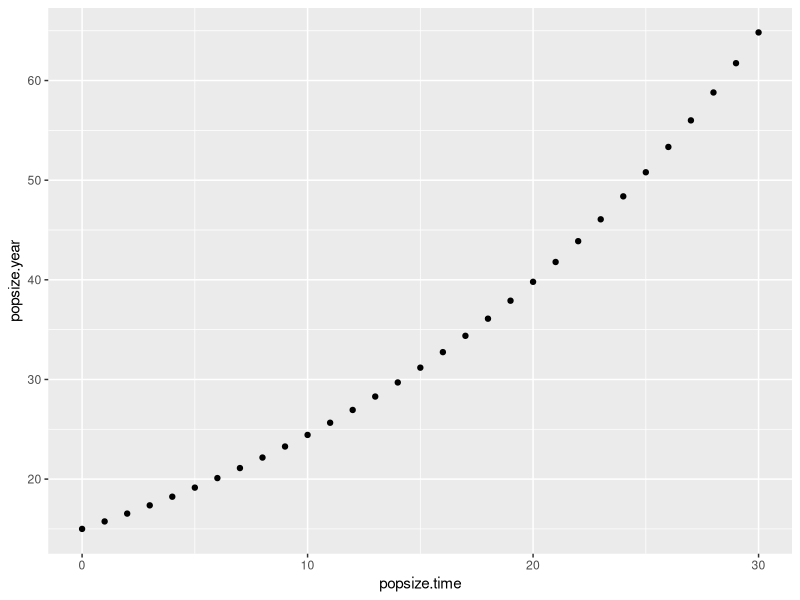
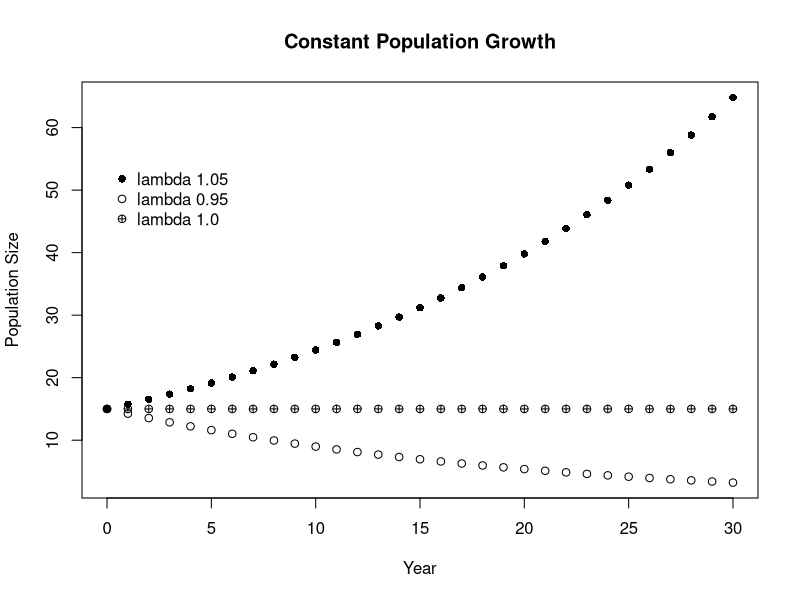
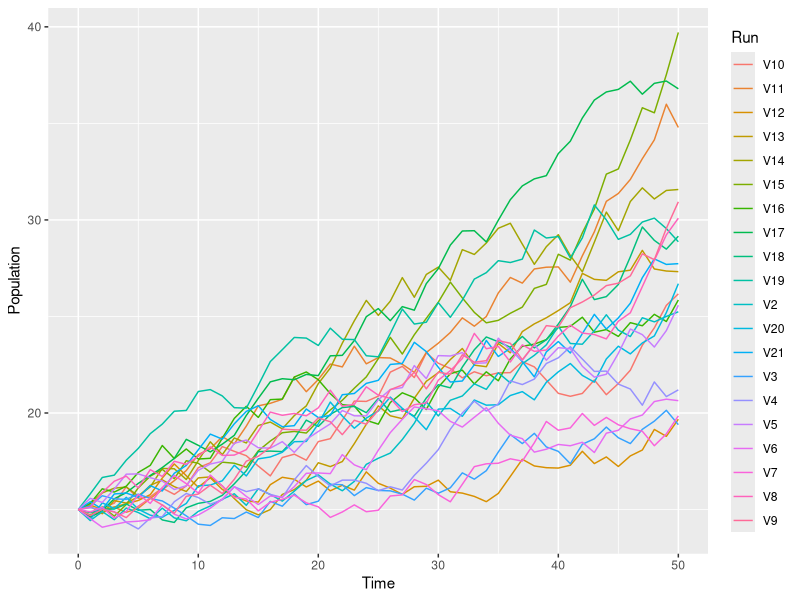
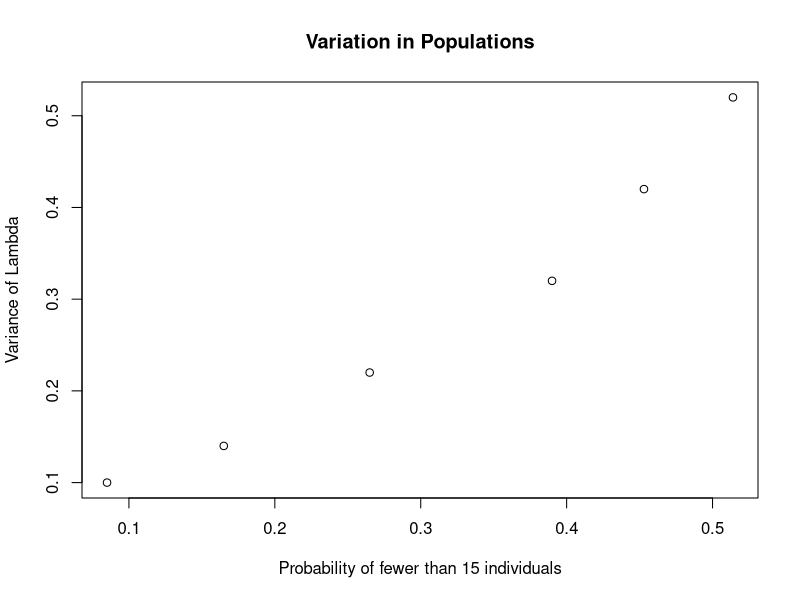

R code for these plots, in order: (Note: this script raises an error after producing the figures.)
## ---- chunk 1
library(dplyr)
library(ggplot2)
library(tidyr)
## ---- chunk 2
#2a
library(ggplot2)
time.zero<-0
end.time<-30
pop.initial<-15
lambda<-1.05
popsize.year<-numeric()
popsize.time<-numeric()
for(i in time.zero:end.time){
  popsize.year[i+1]<-pop.initial*lambda^i
  for(j in time.zero:end.time){
    popsize.time[j+1]<-time.zero+j
  }
}
newa<-cbind(popsize.time,popsize.year)
newa
qplot(popsize.time,popsize.year)

#2b
lambda.2<-0.95
popsize.year.2<-numeric()
popsize.time<-numeric()
for(i in time.zero:end.time){
  popsize.year.2[i+1]<-pop.initial*lambda.2^i
  for(j in time.zero:end.time){
    popsize.time[j+1]<-time.zero+j
  }
}
newb<-cbind(popsize.time,popsize.year,popsize.year.2)
newb

#2c
lambda.3<-1
popsize.year.3<-numeric()
popsize.time<-numeric()
for(i in time.zero:end.time){
  popsize.year.3[i+1]<-pop.initial*lambda.3^i
  for(j in time.zero:end.time){
    popsize.time[j+1]<-time.zero+j
  }
}
new<-cbind(popsize.time,popsize.year,popsize.year.2,popsize.year.3)
new

#2 discrete plot with all three lambda values
new.use<-data.frame(new)
x<-new.use$popsize.time
y<-cbind(new.use$popsize.year,new.use$popsize.year.2,new.use$popsize.year.3)
matplot(x,y,type="p",pch=c(16,1,10),col=c(1,1,1),xlab="Year",ylab="Population Size",main="Constant Population Growth")
legend(0,55,legend = c("lambda 1.05","lambda 0.95","lambda 1.0"),pch=c(16,1,10),bty = "n")
## ---- chunk 3
set.seed(320)
pop.20 <- matrix(nrow = 51, ncol = 20)
pop.20[1,] <- 15
for (j in 1:dim(pop.20)[2]){
  for (i in 2:dim(pop.20)[1]) {
    current.pop <- pop.20[i-1,j]
    pop.20[i,j] = current.pop*runif(1, min = 0.96, max = 1.06)
}
}
time.20 <- seq(0, 51, by = 1)
pop.time.20 <- data.frame(cbind(time.20, pop.20))
pop.20.gathered <- pop.time.20 %>%
  gather(Run, Population, 2:21)
colnames(pop.20.gathered) <- c("Time", "Run", "Population")

pop.20.plot <- ggplot(pop.20.gathered, aes(Time, Population, color = Run)) + 
  geom_line()
pop.20.plot
## ---- chunk 4
set.seed(3100)
pop.1000 <- matrix(nrow=51, ncol = 1000)
pop.1000[1,] <- 15
for (j in 1:dim(pop.1000)[2]){
  for (i in 2:dim(pop.1000)[1]) {
    current.pop <- pop.1000[i-1,j]
    pop.1000[i,j] = current.pop*runif(1, min = 0.96, max = 1.06)
}
}
Time2 <- seq(0, 51, by = 1)
plus.time <- cbind(Time2, pop.1000)
quantile(plus.time[51,2:1001], probs=c(0.025,0.975))
mean(plus.time[51,2:1001])
## ---- chunk 5
#4-1
sum(plus.time<15)
4314/51000
#0.085

set.seed(41)
pop.4 <- matrix(nrow=51, ncol = 1000)
pop.4[1,] <- 15
for (j in 1:dim(pop.4)[2]){
  for (i in 2:dim(pop.4)[1]) {
    current.pop.4 <- pop.4[i-1,j]
    pop.4[i,j] = current.pop.4*runif(1.01, min = 0.94, max = 1.08)
  }
}
Time2 <- seq(0, 51, by = 1)
plus.time.4 <- cbind(Time2, pop.4)
sum(plus.time.4<15)
8419/51000
#0.165 -- variation is 0.14

#4-2
set.seed(42)
pop.42 <- matrix(nrow=51, ncol = 1000)
pop.42[1,] <- 15
for (j in 1:dim(pop.42)[2]){
  for (i in 2:dim(pop.42)[1]) {
    current.pop.42 <- pop.42[i-1,j]
    pop.42[i,j] = current.pop.42*runif(1.01, min = 0.90, max = 1.12)
  }
}
Time2 <- seq(0, 51, by = 1)
plus.time.42 <- cbind(Time2, pop.42)
sum(plus.time.42<15)
13513/51000
#0.265-- variation is 0.22

#4-3
set.seed(43)
pop.43 <- matrix(nrow=51, ncol = 1000)
pop.43[1,] <- 15
for (j in 1:dim(pop.43)[2]){
  for (i in 2:dim(pop.43)[1]) {
    current.pop.43 <- pop.43[i-1,j]
    pop.43[i,j] = current.pop.43*runif(1.01, min = 0.85, max = 1.17)
  }
}
Time2 <- seq(0, 51, by = 1)
plus.time.43 <- cbind(Time2, pop.43)
sum(plus.time.43<15)
19888/51000
#0.390-- variation is 0.32

#4-4
set.seed(44)
pop.44 <- matrix(nrow=51, ncol = 1000)
pop.44[1,] <- 15
for (j in 1:dim(pop.44)[2]){
  for (i in 2:dim(pop.44)[1]) {
    current.pop.44 <- pop.44[i-1,j]
    pop.44[i,j] = current.pop.44*runif(1.01, min = 0.80, max = 1.22)
  }
}
Time2 <- seq(0, 51, by = 1)
plus.time.44 <- cbind(Time2, pop.44)
sum(plus.time.44<15)
23085/51000
#0.453-- variation is 0.42

#4-5
set.seed(45)
pop.45 <- matrix(nrow=51, ncol = 1000)
pop.45[1,] <- 15
for (j in 1:dim(pop.45)[2]){
  for (i in 2:dim(pop.45)[1]) {
    current.pop.45 <- pop.45[i-1,j]
    pop.45[i,j] = current.pop.45*runif(1.01, min = 0.75, max = 1.27)
  }
}
Time2 <- seq(0, 51, by = 1)
plus.time.45 <- cbind(Time2, pop.45)
sum(plus.time.45<15)
26205/51000
#0.514-- variation is 0.52

#plot of variation vs delta lambdas
probability<-c(0.085,0.165,0.265,0.390,0.453,0.514)
variance<-c(0.10,0.14,0.22,0.32,0.42,0.52)
plot(probability,variance,xlab="Probability of fewer than 15 individuals",
     ylab="Variance of Lambda",main="Variation in Populations")
#as variation increases the probability of getting a population size that is less than 15
#increases, this happens because the range in increasing
## ---- chunk 6
#5a
ran.lambda<-rlnorm(50,0.1,0.5)
ran.lambda
lambda.arithmetric<-mean(ran.lambda)
lambda.geometric<-exp(mean(log(ran.lambda)))
lambda.variance<-var(ran.lambda)
lambda.geometric
lambda.arithmetric
lambda.variance
## ---- chunk 7

loglam <- rlnorm(50, meanlog = 0.1, sdlog = 0.5)
loglam.var <- var(loglam)
loglam.arithmetic <- mean(loglam)
loglam.geometric <- exp(mean(log(loglam)))

## ---- chunk 8
log(loglam.geometric/loglam.arithmetic)*(-2*loglam.arithmetic^2) = loglam.var
## ---- chunk 9
mean.seq <- seq(from = 0.06, to = 0.15, by = 0.01)
sd.seq <- seq(from = 0.46, to = 0.55, by = 0.01)
loglam.mat <- matrix(nrow = 10, ncol = 6)
for (j in 1:dim(loglam.mat)[1]){
        loglam.mat[j,1] <- mean.seq[j]
        loglam.mat[j,2] <- sd.seq[j]
        sample <- rlnorm(50, meanlog = mean.seq[j], sdlog = sd.seq[j])
        loglam.mat[j,3] <- mean(sample)
        loglam.mat[j,4] <- exp(mean(sample))
        loglam.mat[j,5] <- var(sample)
        loglam.mat[j,6] <- log(loglam.mat[j,3]/loglam.mat[j,4])*(-2*loglam.mat[j,3]^2)
}
colnames(loglam.mat) <- c("logmean", "logsd", "amean", "gmean", "var", "left")
loglam.frame <- data.frame(loglam.mat)
## ---- chunk 10
loglam.reg <- glm(left ~ var, data = loglam.frame)
summary(loglam.reg)
## ---- chunk 11

ricky <- matrix(nrow = 51, ncol = 1000)
ricky[,1] <- 10
ricky.seq <- seq(from = 1, to = 2, by = 0.02)
for (j in 1:dim(ricky)[1]){
  for (i in 2:dim(ricky)[2]) {
    current.pop <- ricky[j,i-1]
    ricky[j,i] = current.pop*exp(ricky.seq[j]*(1-(current.pop/20)))
}
}

matplot(y = ricky[1,951:1000], type = "pl")
matplot(y = ricky[25, 951:1000])
